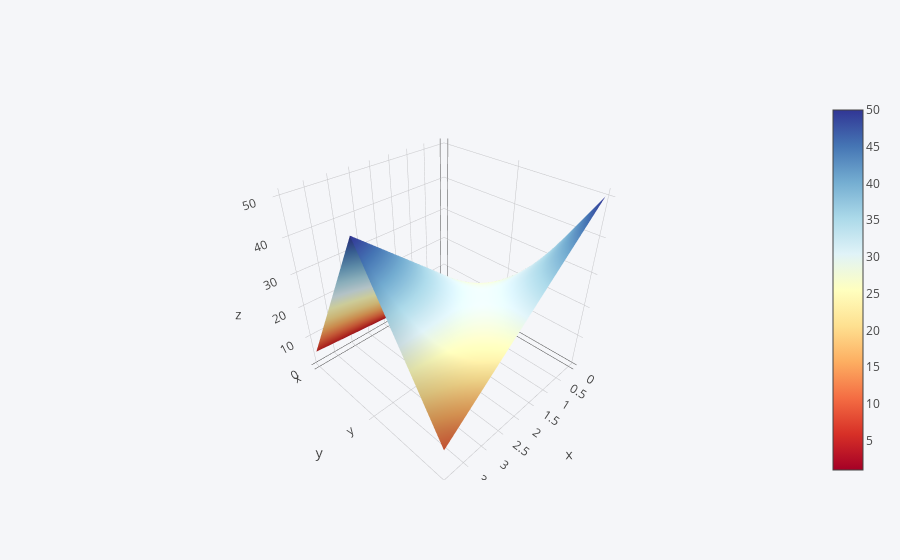

The code cell stored with this chart in its notebook:
### Markdown cell above
## 3d Surface

### Code cell
df3 = pd.DataFrame({'x':[1,2,3,4,5],'y':[10,20,30,40,50],'z':[50,40,30,20,10]})
df3.iplot(kind='surface',colorscale='rdylbu')

### Figure 1 — Plotly figure (JSON) as saved in the notebook; plotly's stock layout.template omitted (floating-point values rounded to 4 significant figures)
{"data": [{"colorscale": [[0, "rgb(165,0,38)"], [0.1, "rgb(215,48,39)"], [0.2, "rgb(244,109,67)"], [0.3, "rgb(253,174,97)"], [0.4, "rgb(254,224,144)"], [0.5, "rgb(255,255,191)"], [0.6, "rgb(224,243,248)"], [0.7, "rgb(171,217,233)"], [0.8, "rgb(116,173,209)"], [0.9, "rgb(69,117,180)"], [1, "rgb(49,54,149)"]], "type": "surface", "uid": "03581e95-9480-4177-ab53-19a1dc70c75d", "x": [0, 1, 2, 3, 4], "y": ["x", "y", "z"], "z": [[1, 2, 3, 4, 5], [10, 20, 30, 40, 50], [50, 40, 30, 20, 10]]}], "layout": {"legend": {"bgcolor": "#F5F6F9", "font": {"color": "#4D5663"}}, "paper_bgcolor": "#F5F6F9", "plot_bgcolor": "#F5F6F9", "title": {"font": {"color": "#4D5663"}}, "xaxis": {"gridcolor": "#E1E5ED", "showgrid": true, "tickfont": {"color": "#4D5663"}, "title": {"font": {"color": "#4D5663"}, "text": ""}, "zerolinecolor": "#E1E5ED"}, "yaxis": {"gridcolor": "#E1E5ED", "showgrid": true, "tickfont": {"color": "#4D5663"}, "title": {"font": {"color": "#4D5663"}, "text": ""}, "zerolinecolor": "#E1E5ED"}}}
